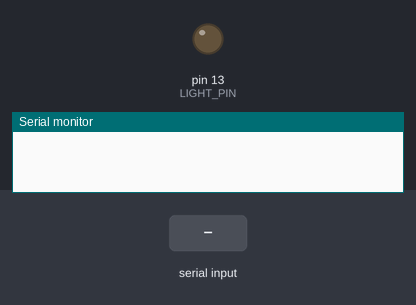
This sketch was run on a simulated Arduino Uno, built with avr-gcc and run on an emulated ATmega328P. Parts: output pins drawn as LEDs (lit = HIGH), the last lines printed to the serial monitor. Inputs (shaded band) come from the test bench.

Above: at 1.2 s.
1.3 s: "ON\n" received over Serial
At 1.9 s:
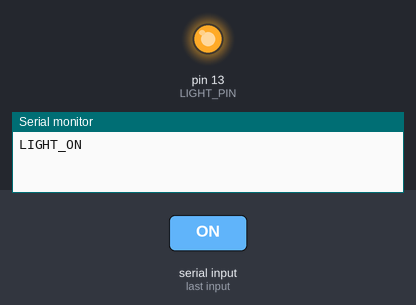
2.8 s: "OFF\n" received over Serial
At 4.2 s:
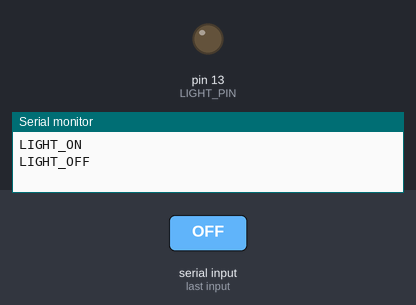
Timing chart, 0 to 5.8 s (numbered marks = the images above; inputs shaded):
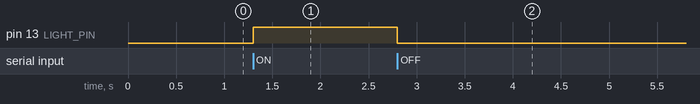

Measured:
- after the input at 1.3 s, pin 13 (LIGHT_PIN): LOW → HIGH at once
- after the input at 2.8 s, pin 13 (LIGHT_PIN): HIGH → LOW at once

The sketch:

light_control.ino
```cpp
/*
  Polo Arduino Light Controller
  Receives newline-terminated commands from Python over USB serial.
  Connect an LED (with suitable resistor) to pin 13, or adapt the pin
  and output logic for a properly rated relay module.
*/
const int LIGHT_PIN = 13;
String command = "";

void setup() {
  pinMode(LIGHT_PIN, OUTPUT);
  digitalWrite(LIGHT_PIN, LOW);
  Serial.begin(115200);
}

void loop() {
  while (Serial.available() > 0) {
    char incoming = (char)Serial.read();

    if (incoming == '\n' || incoming == '\r') {
      command.trim();
      command.toUpperCase();

      if (command == "ON") {
        digitalWrite(LIGHT_PIN, HIGH);
        Serial.println("LIGHT_ON");
      } else if (command == "OFF") {
        digitalWrite(LIGHT_PIN, LOW);
        Serial.println("LIGHT_OFF");
      } else if (command.length() > 0) {
        Serial.println("UNKNOWN_COMMAND");
      }

      command = "";
    } else {
      command += incoming;
    }
  }
}
```
